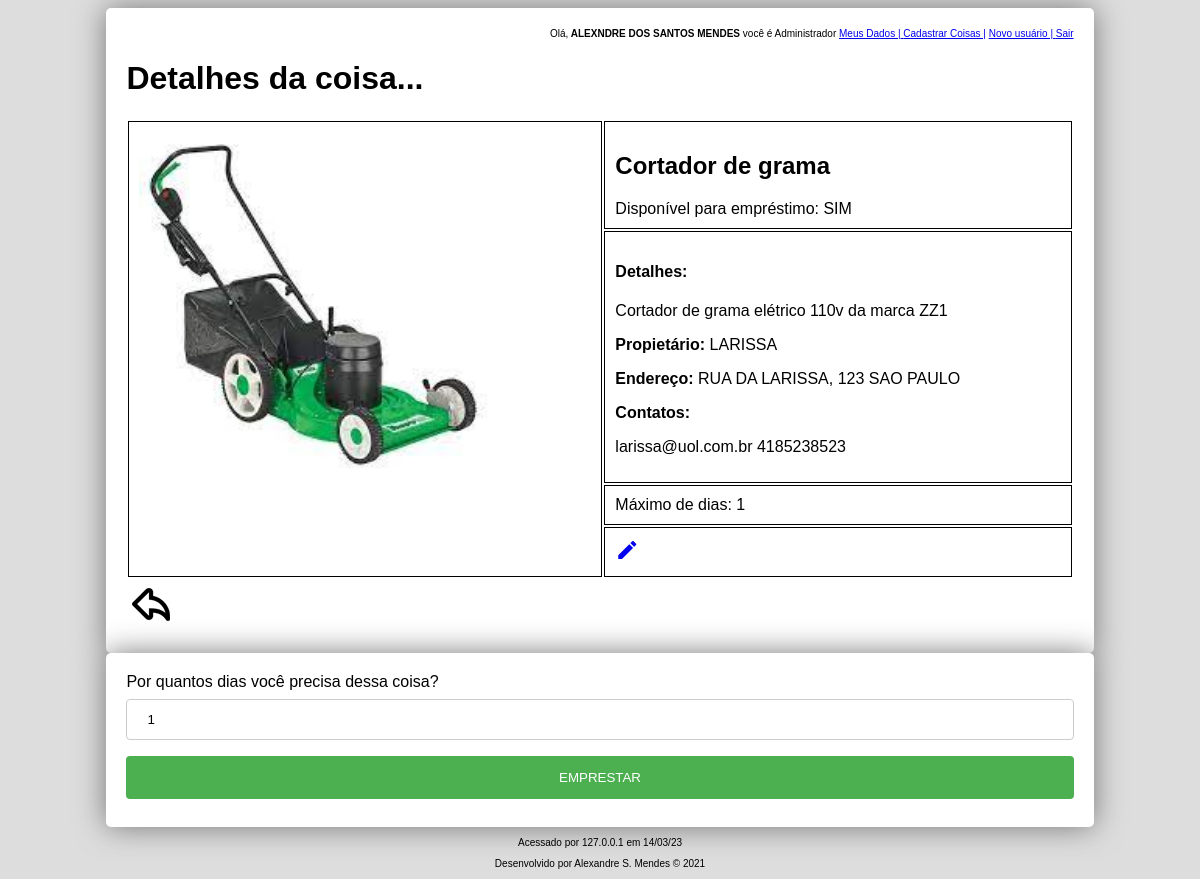
/detalhes.php?cod=2 (signed in), run on the app's committed database.
### tables this page shows
CREATE TABLE IF NOT EXISTS coisa(
id INT unsigned not null AUTO_INCREMENT,
usuario_id int unsigned not null,
nome VARCHAR(100) not null,
descricao text not null,
diasparaemprestar tinyint,
imagem varchar(255),
ativo boolean,
foreign key (usuario_id) REFERENCES usuario(id),
primary key (id)

);

CREATE TABLE IF NOT EXISTS usuario(
id INT unsigned AUTO_INCREMENT not null,
nome VARCHAR(100) not null,
cpf char(14) not null,
logradouro varchar(255) not null,
cidade varchar(60) not null,
uf char(2) not null,
telefone varchar(15) not null,
email varchar(100) not null,
senha varchar(80) not null,
foto varchar(100),
tipo_usuario tinyint unsigned,
primary key (id)
);

### models/login.php (called while the page is built, shortened)
<?php
function is_logado(){
    if (empty($_SESSION['user'])){
        return false;
    }else{
        return true;
    }
}
function is_admin(){
    $t = $_SESSION['tipo'] ?? null;
    if(is_null($t)){
        return false;
    }else {
        if ($t == '1'){
            return true;
        }else{
            return false;
        }
    }
}
?>

### models/banco.php (called while the page is built, shortened)
<?php
$banco = new mysqli('localhost', 'root', '', 'coisasemprestadas');
$banco->query("SET NAMES 'utf8'");
$banco->query("SET character_set_connection=utf8");
$banco->query("SET character_set_client=utf8");
$banco->query("SET character_set_results=utf8");
return $banco;
?>

### detalhes.php (the view, shortened to what this page needs)
<!DOCTYPE html>
<html lang="pt-br">
<head>
    <link rel="stylesheet" href="css/style.css">
    <link rel="stylesheet" href="css/formularioestilo.css">
    <?php
    require_once "models/banco.php";
    require_once "models/functions.php";
    require_once "models/login.php";
    ?>
</head>
<body>
    <div id="corpo">
    <?php
        include_once "topo.php";
        $id = $_GET['cod'] ?? 0;
        $busca = $banco->query("select * from coisa where id = '$id'");
    ?>
     <h1>Detalhes da coisa...</h1>
     <table class='detalhes'>
         <?php
            if(!$busca){
                echo "Busca falhou! $banco->error";
            }else {
                if ($busca->num_rows == 0){
                    echo "<p>Lamento, mas não há coisas com o parametro informado.</p>";
                    echo "<p>Tente novamente!</p>";
                }elseif ($busca->num_rows == 1){
                    $reg = $busca->fetch_object();
                    $t = thumb($reg->imagem);
                    $a = estaAtivo($reg);
                    echo "<tr class='imagem'>";
                    echo "<td rowspan='4'><img src='$t' alt='Imagem do $reg->nome' class='full'></td>";
                    echo "<td><h2>$reg->nome</h2>";
                    echo "Disponível para empréstimo: $a</td>";
                    echo "<tr>";
                    echo "<td>";
                    echo "<h4>Detalhes:</h4>$reg->descricao";
                    if(is_logado()){
                        echo "<p>";
                        if(!match_usuario($reg->id)){
                            echo "<strong> Propietário: </strong>";
                            echo (detalhes_coisa($reg->id)->usuario_nome);
                            echo "<p>";
                            echo "<strong> Endereço: </strong>";
                            echo (detalhes_coisa($reg->id)->usuario_logradouro);
                            echo " ".(detalhes_coisa($reg->id)->usuario_cidade);
                            echo "<p>";
                            echo "<strong> Contatos: </strong>";
                            echo "<p>";
                            echo " ".(detalhes_coisa($reg->id)->usuario_email);
                            echo " ".(detalhes_coisa($reg->id)->usuario_telefone);
                        }else{
                            echo msg_aviso("ESSE ITEM É SEU!");
                        }
                    }
                    echo "</td>";
                    echo "<tr><td>Máximo de dias: $reg->diasparaemprestar</td>";
                    echo "<tr>";
                    if (is_admin()){
                        echo "<td>";
                        echo    "<a href='coisa-edit.php?cod=$reg->id'><i class='material-icons'>edit</i></a>";
                    }elseif (is_editor()){
                        echo "<td>";
                        if(match_usuario($reg->id)){
                            echo "<a href='coisa-edit.php?cod=$reg->id'><i class='material-icons'>edit</i></a>";
                            echo " </td>";
                        }
                    }
                    echo "</tr>";
                }
            }
        ?>
     </table>
     <a href="index.php"><img src="icones\voltar_pq.png" alt="VOLTAR"></a>
    </div>
</body>
<?php
if(is_logado()){
    if (!match_usuario($reg->id)){
        if($reg->ativo==1){
            include 'emprestimo-form.php';
        }else{
            echo "<div id='corpo'>";
            echo msg_aviso("Item não está ativo para emprestimo!");
            echo "</div>";
        }
    }else{
        echo "<div id='corpo'>";
        echo msg_aviso("Essa coisa é <strong>SUA</strong>, você não pode emprestar, mas pode editar os dados se quiser!");
        echo "</div>";
    }
}
include_once "rodape.php"; ?>
</html>

### emprestimo-form.php (shortened to what this page needs)
<?php
    require_once "models/banco.php";
    require_once "models/functions.php";
    require_once "models/login.php";
    $id = $_GET['cod'] ?? 0;
    $dias = dias_para_emprestar($id);
?>
    <div id="corpo" >
    <form action="emprestimo.php" method="post">
            <label for="datadevolucao">Por quantos dias você precisa dessa coisa?</label>
            <input type="number" name="diasemprestimo" id="diasemprestimo" maxlength="99" value="1" max='<?php echo $dias?>' min ='1'>
            <input type="submit" value="EMPRESTAR">
        </form>
    </div>
</body>
</html>

### css/style.css (style rules this page uses)
body { background-color: #ddd; font-family: Verdana, Geneva, Tahoma, sans-serif; }
div#corpo { width: 80%; margin: auto; padding: 20px; background-color: #fff; box-shadow: 0px 0px 30px #777; }
table.detalhes { width: 100%; }
table.detalhes td { padding: 10px; vertical-align: top; border: 1px solid black; }
img.full { height: 350px; width:min-content; }

### css/formularioestilo.css (style rules this page uses)
body { background-color: #dddd; font-family: Verdana, Geneva, Tahoma, sans-serif; }
div#corpo { width: 800px; margin: auto; padding: 20px; background-color: #ffff; box-shadow: 0px 0px 10px #777; }
input { width: 100%; padding: 12px 20px; margin: 8px 0; display: inline-block; border: 1px solid #ccc; border-radius: 4px; box-sizing: border-box; }
input[type=number], select { width: 100%; padding: 12px 20px; margin: 8px 0; display: inline-block; border: 1px solid #ccc; border-radius: 4px; box-sizing: border-box; }
input[type=submit] { width: 100%; background-color: #4CAF50; color: white; padding: 14px 20px; margin: 8px 0; border: none; border-radius: 4px; cursor: pointer; }
div { border-radius: 5px; background-color: #f2f2f2; padding: 20px; }

### data on the page
coisa: imagem (picture), nome "Cortador de grama", ativo "SIM", descricao "Cortador de grama elétrico 110v da marca ZZ1", id.nome "LARISSA", id.logradouro "RUA DA LARISSA, 123", id.cidade "SAO PAULO", id.email "larissa@uol.com.br", id.telefone "4185238523", diasparaemprestar "1", diasemprestimo "1"

### other printed values
$_SESSION['nome'] "ALEXNDRE DOS SANTOS MENDES"
$_SERVER['REMOTE_ADDR'] "127.0.0.1"
